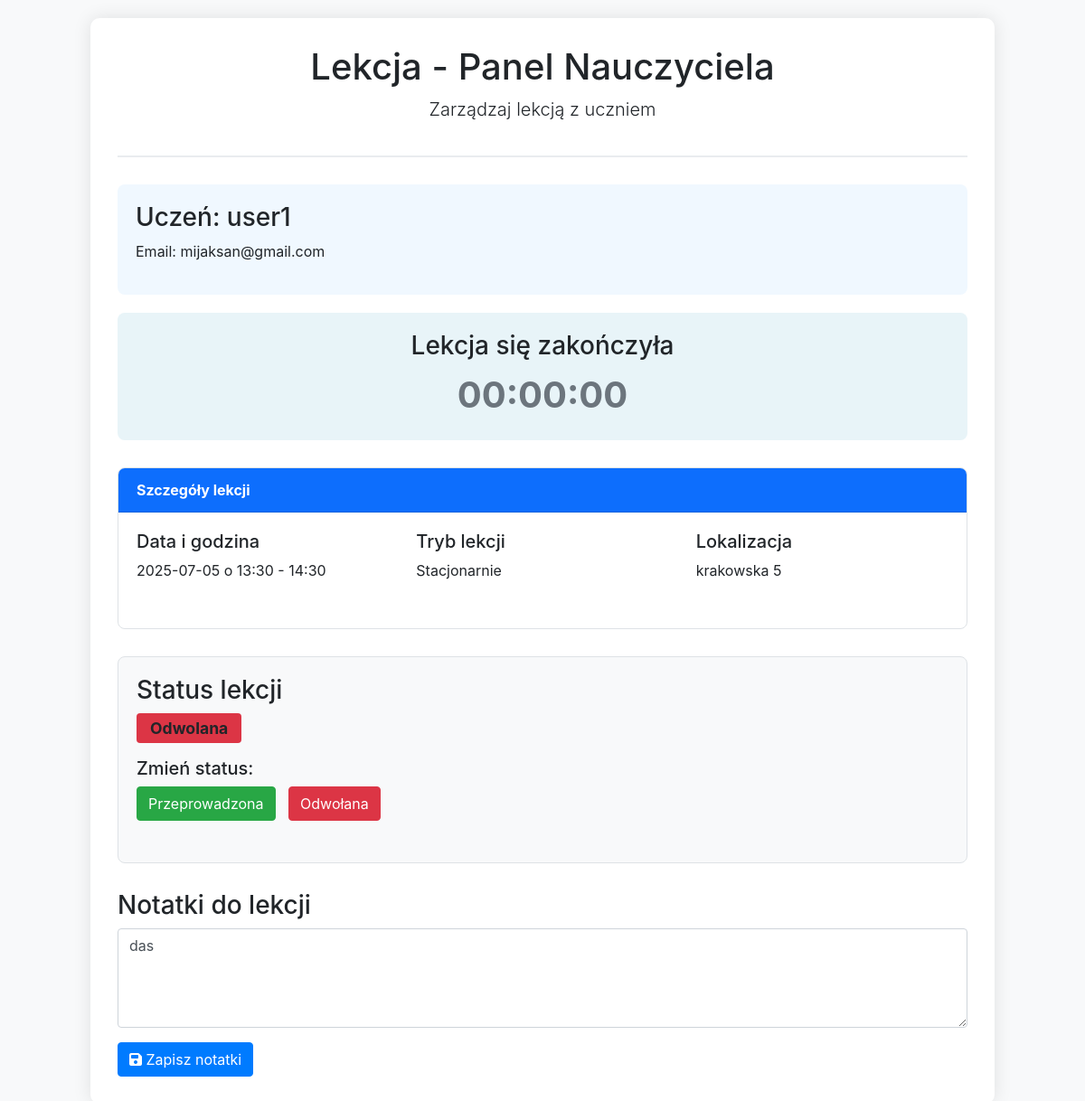
Page /lesson_crm/4 (signed in) on the committed database.
### tables this page shows
CREATE TABLE users (
                id INTEGER PRIMARY KEY AUTOINCREMENT,
                username TEXT UNIQUE NOT NULL,
                email TEXT UNIQUE NOT NULL,
                hash TEXT NOT NULL,
                role INTEGER DEFAULT 0,
                voivodeship TEXT,
                regional_teacher_id INTEGER,
                first_name TEXT,
                last_name TEXT,
                phone TEXT,
                school TEXT,
                subjects TEXT,
                experience_years INTEGER,
                bio TEXT,
                profile_picture TEXT,
                created_at TIMESTAMP DEFAULT CURRENT_TIMESTAMP,
                is_online INTEGER DEFAULT 0,
                last_online TIMESTAMP,
                teaching_modes TEXT DEFAULT 'online',
                availability_hours INTEGER DEFAULT 8,
                parental_email TEXT,
                password_setup_token TEXT,
                token_expiry TIMESTAMP,
                password_reset_token TEXT,
                password_reset_expiry TIMESTAMP,
                tmethod TEXT DEFAULT 'default_method'
            );

CREATE TABLE bookings (
                id INTEGER PRIMARY KEY AUTOINCREMENT,
                teacher_id INTEGER NOT NULL,
                student_id INTEGER NOT NULL,
                day_of_week INTEGER NOT NULL,
                time_slot TEXT NOT NULL,
                booking_date TEXT NOT NULL,
                lesson_mode TEXT NOT NULL DEFAULT 'online',
                status TEXT DEFAULT 'active',
                notes TEXT,
                created_at TIMESTAMP DEFAULT CURRENT_TIMESTAMP,
                price_online REAL DEFAULT 80.0,
                price_in_person REAL DEFAULT 100.0,
                cancellation_reason TEXT,
                FOREIGN KEY (teacher_id) REFERENCES users (id),
                FOREIGN KEY (student_id) REFERENCES users (id),
                UNIQUE(teacher_id, day_of_week, time_slot, booking_date)
            );

CREATE TABLE pins (
                id INTEGER PRIMARY KEY AUTOINCREMENT,
                title TEXT NOT NULL,
                description TEXT,
                region TEXT NOT NULL,
                city TEXT NOT NULL,
                address TEXT NOT NULL,
                lat REAL NOT NULL,
                lng REAL NOT NULL,
                created_by INTEGER NOT NULL,
                FOREIGN KEY (created_by) REFERENCES users (id)
            );

### app.py (the view)
@app.route("/lesson_crm/<int:booking_id>")
def lesson_crm(booking_id):
    if "user_id" not in session or session.get("user_role") not in ["teacher", "regional_teacher"]:
        flash("Nie masz uprawnień do tej strony", "error")
        return redirect(url_for("index"))
    db = get_db()
    booking = db.execute("""
        SELECT b.*,
               u_student.username as student_name, u_student.email as student_email,
               u_teacher.username as teacher_name, u_teacher.email as teacher_email,
               p.title as pin_title, p.address as pin_address
        FROM bookings b
        JOIN users u_student ON b.student_id = u_student.id
        JOIN users u_teacher ON b.teacher_id = u_teacher.id
        LEFT JOIN pins p ON u_teacher.id = p.created_by
        WHERE b.id = ? AND b.teacher_id = ?
    """, (booking_id, session["user_id"])).fetchone()
    if not booking:
        flash("Rezerwacja nie istnieje", "error")
        return redirect(url_for("index"))
    booking_date = datetime.strptime(booking["booking_date"], "%Y-%m-%d")
    time_slot_parts = booking["time_slot"].split(" - ")
    start_time = datetime.strptime(time_slot_parts[0], "%H:%M")
    end_time = datetime.strptime(time_slot_parts[1], "%H:%M")
    lesson_start = datetime.combine(booking_date, start_time.time())
    lesson_end = datetime.combine(booking_date, end_time.time())
    now = datetime.now()
    time_remaining = lesson_start - now if lesson_start > now else timedelta(0)
    if time_remaining.total_seconds() > 0:
        total_seconds = int(time_remaining.total_seconds())
        hours, remainder = divmod(total_seconds, 3600)
        minutes, seconds = divmod(remainder, 60)
        time_remaining_str = f"{hours:02d}:{minutes:02d}:{seconds:02d}"
    else:
        time_remaining_str = "00:00:00"
    lesson_mode = booking["lesson_mode"]
    location = "Online" if lesson_mode == "online" else booking["pin_address"]
    return render_template("lesson_crm.html",
                           booking=booking,
                           lesson_start=lesson_start,
                           lesson_end=lesson_end,
                           time_remaining=time_remaining_str,
                           location=location)

### app.py (called while the page is built)
def get_db():
    db = getattr(g, '_database', None)
    if db is None:
        db = g._database = sqlite3.connect(DATABASE)
        db.row_factory = sqlite3.Row
    return db

@app.teardown_appcontext
def close_connection(exception):
    db = getattr(g, '_database', None)
    if db is not None:
        db.close()

@app.context_processor
def utility_processor():
    return dict(
        get_day_name=get_day_name,
        get_role_name=get_role_name,
        datetime=datetime,
        timedelta=timedelta,
        format_time_slot=format_time_slot
    )

### templates/lesson_crm.html (shortened to what this page needs)
<!DOCTYPE html>
<html lang="pl">
<head>
    <link rel="stylesheet" href="https://stackpath.bootstrapcdn.com/bootstrap/4.3.1/css/bootstrap.min.css">
</head>
<body>
    <div class="lesson-container">
        <div class="header-section">
            <h1>Lekcja - Panel Nauczyciela</h1>
            <p class="lead">Zarządzaj lekcją z uczniem</p>
        </div>
        <div class="student-info">
            <h3>Uczeń: {{ booking.student_name }}</h3>
            <p>Email: {{ booking.student_email }}</p>
        </div>
        <div class="timer-section">
            <h3 id="timer-status">Do rozpoczęcia lekcji pozostało:</h3>
            <div class="timer timer-before" id="timer">{{ time_remaining }}</div>
        </div>
        <div class="details-card card">
            <div class="card-header">Szczegóły lekcji</div>
            <div class="card-body">
                <div class="row mb-3">
                    <div class="col-md-4">
                        <h5>Data i godzina</h5>
                        <p>{{ booking.booking_date }} o {{ booking.time_slot }}</p>
                    </div>
                    <div class="col-md-4">
                        <h5>Tryb lekcji</h5>
                        <p>{{ "Online" if booking.lesson_mode == "online" else "Stacjonarnie" }}</p>
                    </div>
                    <div class="col-md-4">
                        <h5>Lokalizacja</h5>
                        <p>{{ location }}</p>
                    </div>
                </div>
            </div>
        </div>
        <div class="status-card">
            <h3>Status lekcji</h3>
            <div class="d-flex align-items-center mb-3">
                <span class="status-badge badge
                    {% if booking.status == 'zaplanowana' %}bg-primary
                    {% elif booking.status == 'przeprowadzona' %}bg-success
                    {% elif booking.status == 'odwolana' %}bg-danger
                    {% else %}bg-secondary{% endif %}">
                    {{ booking.status | capitalize }}
                </span>
            </div>
            <div class="mb-3">
                <h5>Zmień status:</h5>
                <button class="btn btn-success btn-status" data-status="przeprowadzona">
                    Przeprowadzona
                </button>
                <button class="btn btn-danger btn-status" data-status="odwolana">
                    Odwołana
                </button>
            </div>
        </div>
        <div class="notes-section">
            <h3>Notatki do lekcji</h3>
            <div class="mb-3">
                <textarea class="form-control" id="lessonNotes" rows="4"
                    placeholder="Dodaj notatki dotyczące lekcji...">{{ booking.notes or '' }}</textarea>
            </div>
            <button class="btn btn-primary" id="saveNotes">
                <i class="fas fa-save"></i> Zapisz notatki
            </button>
        </div>
    </div>
</body>
</html>

### templates/lesson_crm.html (style rules this page uses)
body { background-color: #f8f9fa; padding: 20px; }
.lesson-container { max-width: 1000px; margin: 0 auto; background-color: white; border-radius: 10px; box-shadow: 0 0 20px rgba(0,0,0,0.1); padding: 30px; }
.header-section { text-align: center; margin-bottom: 30px; border-bottom: 2px solid #e9ecef; padding-bottom: 20px; }
.timer-section { background-color: #e8f4f8; border-radius: 8px; padding: 20px; text-align: center; margin-bottom: 30px; }
.timer { font-size: 2.5rem; font-weight: bold; }
.timer-ended { color: #6c757d; }
.details-card { margin-bottom: 30px; border: 1px solid #dee2e6; border-radius: 8px; overflow: hidden; }
.card-header { background-color: #0d6efd; color: white; font-weight: bold; }
.status-card { background-color: #f8f9fa; border: 1px solid #dee2e6; border-radius: 8px; padding: 20px; margin-bottom: 30px; }
.notes-section { margin-top: 30px; }
.status-badge { font-size: 1.1rem; padding: 8px 15px; }
.btn-status { margin-right: 10px; margin-bottom: 10px; }
.student-info { background-color: #f0f8ff; border-radius: 8px; padding: 20px; margin-bottom: 20px; }

### rows in the picture
users: student_name "user1", student_email "mijaksan@gmail.com"
bookings: booking_date "2025-07-05", time_slot "13:30 - 14:30", lesson_mode "Stacjonarnie", status "Odwolana", notes "das"
pins: address "krakowska 5"
